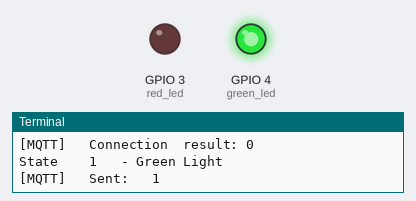
Bench run of a program on a simulated Raspberry Pi (BCM pin numbers). Parts: output pins drawn as LEDs (lit = HIGH), the last lines printed to the terminal. No MQTT or app messages arrive unless stated.

Above: at 2.6 s.
At 6.4 s:
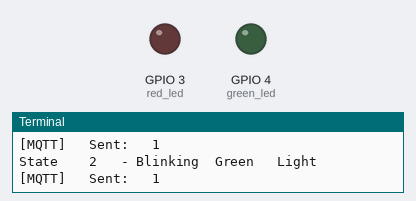
At 10.6 s:
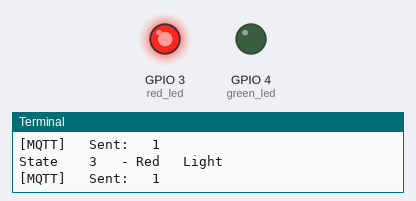
Timing chart, 0 to 17.1 s (numbered marks = the images above):
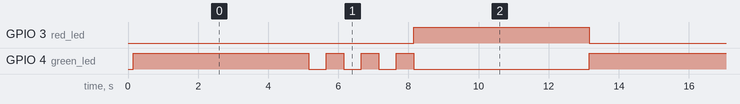

Measured:
- by itself, GPIO 3 (red_led): alternates HIGH for 5.0 s and LOW for 8.0 s
- by itself, GPIO 4 (green_led): repeats every 13.0 s: 3 × (LOW 0.50 s, HIGH 0.50 s), LOW 5.0 s, HIGH 5.0 s
- by itself, everything shown: repeats every 13.0 s, in 8 steps

The program:

traffic_light2.py
```python
import  RPi.GPIO    as  GPIO
import  time
import  paho.mqtt.client    as  mqtt
hostname    =   "iot.eclipse.org"
port    =   1883
topic_state =   "3030044347/newer"
red_led =   3
green_led   =   4
GPIO.setwarnings(False)
GPIO.setmode(GPIO.BCM)
GPIO.setup(red_led, GPIO.OUT)
GPIO.setup(green_led,   GPIO.OUT)
#   Define  Paho    MQTT    client  callback    functions
def on_connect(client,  userdata,   flags,  rc):
    #   Successful  connection  is  '0'
    print("[MQTT]   Connection  result: "   +   str(rc))

def on_publish(client,  userdata,   mid):
    print("[MQTT]   Sent:   "   +   str(mid))
def on_disconnect(client,   userdata,   rc):
    if  rc  !=  0:
        print("[MQTT]   Disconnected    unexpectedly")

#   Define  a   function    to  control the traffic light
def light_state(red_state,  green_state):
    GPIO.output(red_led,    red_state)
    GPIO.output(green_led,  green_state)

print("Traffic    Light   Simulation")
mqttc   =   mqtt.Client()
mqttc.on_connect    = on_connect
mqttc.on_publish    =   on_publish
mqttc.on_disconnect =   on_disconnect
mqttc.connect(hostname, port=port,  keepalive=60,   bind_address="")
mqttc.loop_start()
#   Main    loop
try:
    while   True:
        #   starts  at  Green   light
        print("State    1   - Green Light")
        mqttc.publish(topic_state,  1,  qos=0,  retain=False)
        light_state(0,  1)
        time.sleep(5)
        #   blink   the Green   light
        print("State    2   - Blinking  Green   Light")
        mqttc.publish(topic_state,  2,  qos=0,  retain=False)
        light_state(0,  0)
        time.sleep(0.5)
        light_state(0,  1)
        time.sleep(0.5)
        light_state(0,  0)
        time.sleep(0.5)
        light_state(0,  1)
        time.sleep(0.5)
        light_state(0,  0)
        time.sleep(0.5)
        light_state(0,  1)
        time.sleep(0.5)
        #   change  to  Red light
        print("State    3   - Red   Light")
        mqttc.publish(topic_state,  3,  qos=0,  retain=False)
        light_state(1,  0)
        time.sleep(5)

except  KeyboardInterrupt:
    print("Ctrl+C pressed.    Terminating...")

finally:
    GPIO.cleanup()
    print("GPIO   pins    cleaned up  successfully.")
```
